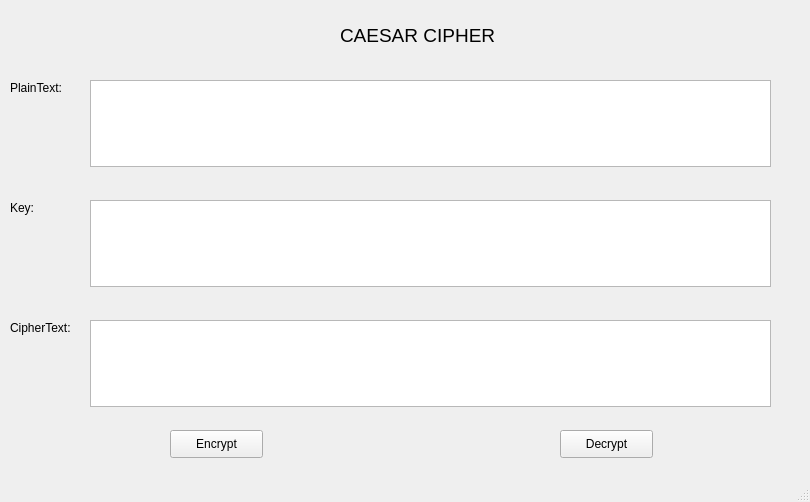
<?xml version="1.0" encoding="UTF-8"?>
<ui version="4.0">
 <class>MainWindow</class>
 <widget class="QMainWindow" name="MainWindow">
  <property name="geometry">
   <rect>
    <x>0</x>
    <y>0</y>
    <width>810</width>
    <height>502</height>
   </rect>
  </property>
  <property name="windowTitle">
   <string>MainWindow</string>
  </property>
  <widget class="QWidget" name="centralwidget">
   <widget class="QLabel" name="label">
    <property name="geometry">
     <rect>
      <x>340</x>
      <y>20</y>
      <width>171</width>
      <height>31</height>
     </rect>
    </property>
    <property name="font">
     <font>
      <pointsize>14</pointsize>
     </font>
    </property>
    <property name="text">
     <string>CAESAR CIPHER</string>
    </property>
   </widget>
   <widget class="QLabel" name="label_2">
    <property name="geometry">
     <rect>
      <x>10</x>
      <y>80</y>
      <width>61</width>
      <height>16</height>
     </rect>
    </property>
    <property name="text">
     <string>PlainText: </string>
    </property>
   </widget>
   <widget class="QLabel" name="label_3">
    <property name="geometry">
     <rect>
      <x>10</x>
      <y>200</y>
      <width>55</width>
      <height>16</height>
     </rect>
    </property>
    <property name="text">
     <string>Key: </string>
    </property>
   </widget>
   <widget class="QLabel" name="label_4">
    <property name="geometry">
     <rect>
      <x>10</x>
      <y>320</y>
      <width>71</width>
      <height>16</height>
     </rect>
    </property>
    <property name="text">
     <string>CipherText: </string>
    </property>
   </widget>
   <widget class="QTextEdit" name="txt_plaintext">
    <property name="geometry">
     <rect>
      <x>90</x>
      <y>80</y>
      <width>681</width>
      <height>87</height>
     </rect>
    </property>
   </widget>
   <widget class="QTextEdit" name="txt_key">
    <property name="geometry">
     <rect>
      <x>90</x>
      <y>200</y>
      <width>681</width>
      <height>87</height>
     </rect>
    </property>
   </widget>
   <widget class="QTextEdit" name="txt_ciphertext">
    <property name="geometry">
     <rect>
      <x>90</x>
      <y>320</y>
      <width>681</width>
      <height>87</height>
     </rect>
    </property>
   </widget>
   <widget class="QPushButton" name="btn_encrypt">
    <property name="geometry">
     <rect>
      <x>170</x>
      <y>430</y>
      <width>93</width>
      <height>28</height>
     </rect>
    </property>
    <property name="text">
     <string>Encrypt</string>
    </property>
   </widget>
   <widget class="QPushButton" name="btn_decrypt">
    <property name="geometry">
     <rect>
      <x>560</x>
      <y>430</y>
      <width>93</width>
      <height>28</height>
     </rect>
    </property>
    <property name="text">
     <string>Decrypt</string>
    </property>
   </widget>
  </widget>
  <widget class="QMenuBar" name="menubar">
   <property name="geometry">
    <rect>
     <x>0</x>
     <y>0</y>
     <width>810</width>
     <height>26</height>
    </rect>
   </property>
  </widget>
  <widget class="QStatusBar" name="statusbar"/>
 </widget>
 <resources/>
 <connections/>
</ui>
